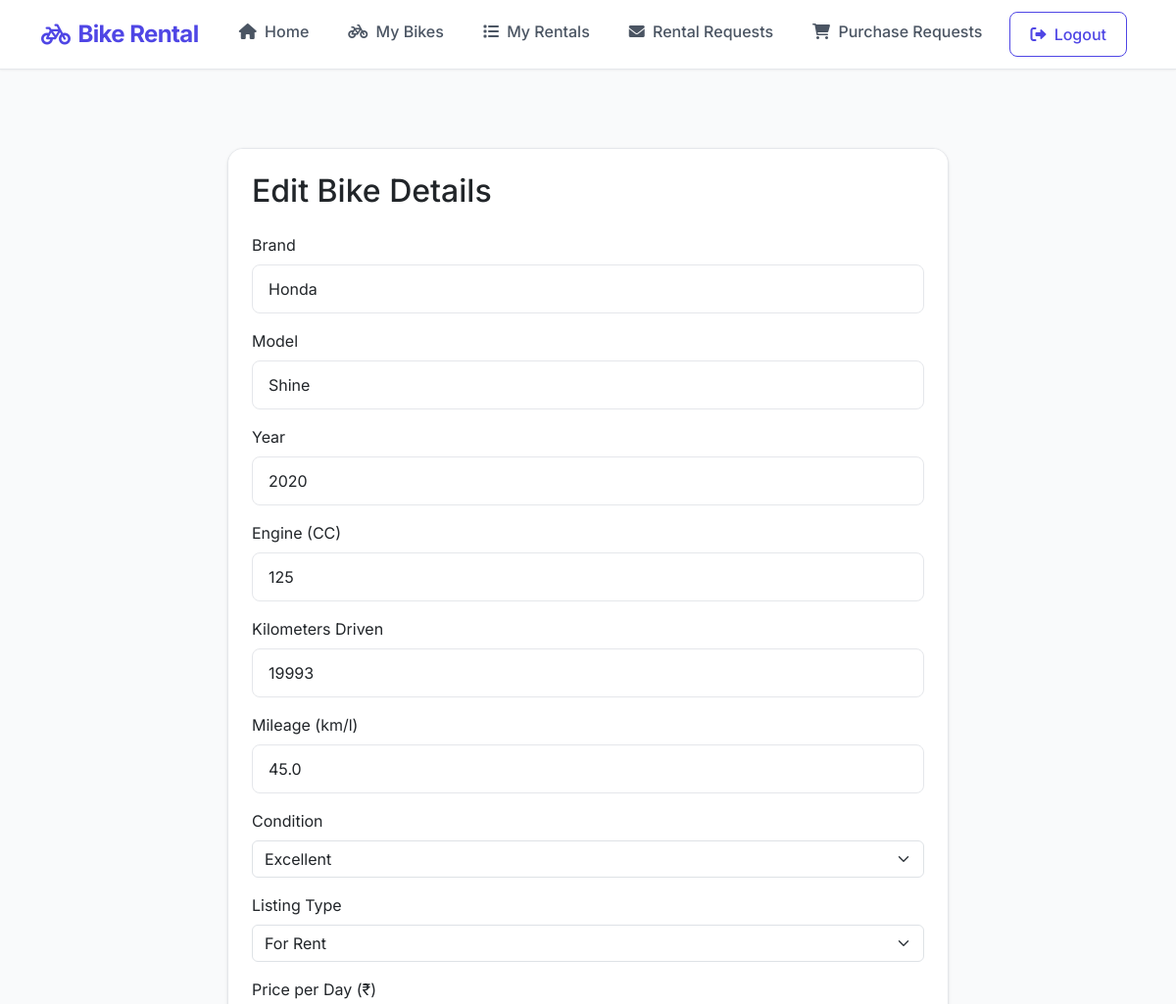
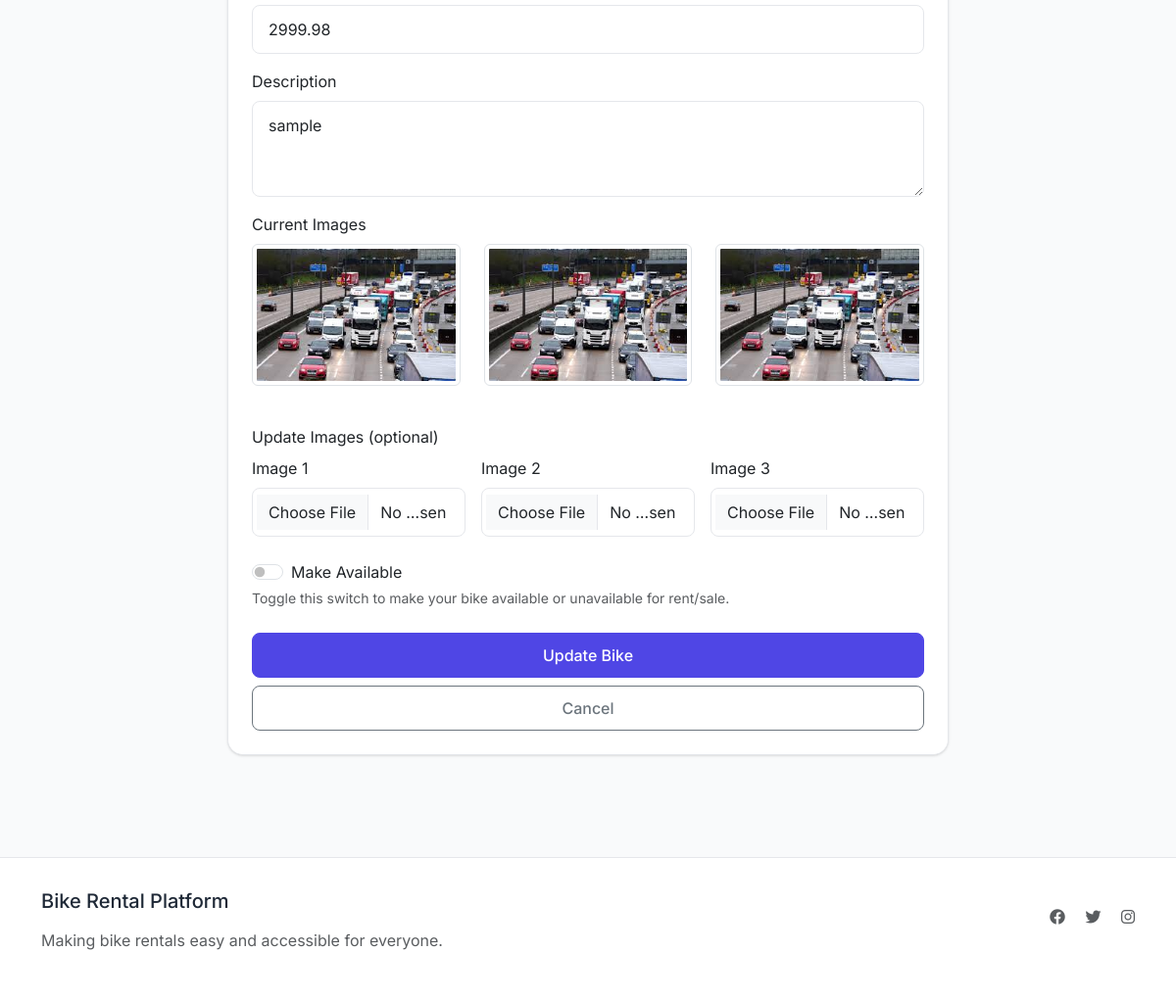
Page /bikes/3/edit (signed in) on the committed database (2 pictures, top to bottom).
### app.py (models this page shows)
class Bike(db.Model):
    id = db.Column(db.Integer, primary_key=True)
    created_at = db.Column(db.DateTime, default=datetime.utcnow)
    brand = db.Column(db.String(50), nullable=False)
    model = db.Column(db.String(100), nullable=False)
    year = db.Column(db.Integer, nullable=False)
    engine_cc = db.Column(db.Integer, nullable=False)
    km_driven = db.Column(db.Integer, nullable=False)
    mileage = db.Column(db.Float, nullable=False)
    condition = db.Column(db.String(50), nullable=False)
    description = db.Column(db.Text, nullable=False)
    owner_id = db.Column(db.Integer, db.ForeignKey('user.id'), nullable=False)
    is_available = db.Column(db.Boolean, default=True)
    listing_type = db.Column(db.String(10), nullable=False)  # 'rent' or 'sale'
    price_per_day = db.Column(db.Float, nullable=True)
    sale_price = db.Column(db.Float, nullable=True)
    image_url_1 = db.Column(db.String(200))
    image_url_2 = db.Column(db.String(200))
    image_url_3 = db.Column(db.String(200))
    rentals = db.relationship('Rental', backref='bike', lazy=True)
    rental_requests = db.relationship('RentalRequest', backref='bike', lazy=True)
    bike_purchases = db.relationship('Purchase', backref=db.backref('bike_details', lazy=True))

### app.py (the view, shortened to what this page needs)
@app.route('/bikes/<int:bike_id>/edit', methods=['GET', 'POST'])
@login_required
def edit_bike(bike_id):
    bike = Bike.query.get_or_404(bike_id)
    if bike.owner_id != session['user_id']:
        flash('You can only edit your own bikes.', 'danger')
        return redirect(url_for('my_bikes'))
    return render_template('edit_bike.html', bike=bike)

### app.py (called while the page is built)
def login_required(f):
    @wraps(f)
    def decorated_function(*args, **kwargs):
        if not session.get('user_id'):
            flash('Please login first')
            return redirect(url_for('login'))
        return f(*args, **kwargs)
    return decorated_function

@app.context_processor
def utility_processor():
    def get_pending_requests_count():
        if not session.get('user_id'):
            return 0
        return RentalRequest.query.join(Bike).filter(
            Bike.owner_id == session['user_id'],
            RentalRequest.status == 'pending'
        ).count()
    return dict(pending_requests_count=get_pending_requests_count())

### templates/edit_bike.html (shortened to what this page needs)
{% extends "base.html" %}
{% block content %}
<div class="container py-4">
    <div class="row justify-content-center">
        <div class="col-md-8">
            <div class="card">
                <div class="card-body">
                    <h2 class="card-title mb-4">Edit Bike Details</h2>
                    <form method="POST" enctype="multipart/form-data">
                        <div class="mb-3">
                            <label for="brand" class="form-label">Brand</label>
                            <input type="text" class="form-control" id="brand" name="brand" value="{{ bike.brand }}" required>
                        </div>
                        <div class="mb-3">
                            <label for="model" class="form-label">Model</label>
                            <input type="text" class="form-control" id="model" name="model" value="{{ bike.model }}" required>
                        </div>
                        <div class="mb-3">
                            <label for="year" class="form-label">Year</label>
                            <input type="number" class="form-control" id="year" name="year"
                                   value="{{ bike.year }}" min="1900" max="{{ current_year }}" required>
                        </div>
                        <div class="mb-3">
                            <label for="engine_cc" class="form-label">Engine (CC)</label>
                            <input type="number" class="form-control" id="engine_cc" name="engine_cc"
                                   value="{{ bike.engine_cc }}" min="50" required>
                        </div>
                        <div class="mb-3">
                            <label for="km_driven" class="form-label">Kilometers Driven</label>
                            <input type="number" class="form-control" id="km_driven" name="km_driven"
                                   value="{{ bike.km_driven }}" min="0" required>
                        </div>
                        <div class="mb-3">
                            <label for="mileage" class="form-label">Mileage (km/l)</label>
                            <input type="number" step="0.1" class="form-control" id="mileage" name="mileage"
                                   value="{{ bike.mileage }}" min="0" required>
                        </div>
                        <div class="mb-3">
                            <label for="condition" class="form-label">Condition</label>
                            <select class="form-select" id="condition" name="condition" required>
                                <option value="Excellent" {% if bike.condition == 'Excellent' %}selected{% endif %}>Excellent</option>
                            </select>
                        </div>
                        <div class="mb-3">
                            <label for="listing_type" class="form-label">Listing Type</label>
                            <select class="form-select" id="listing_type" name="listing_type" required>
                                <option value="rent" {% if bike.listing_type == 'rent' %}selected{% endif %}>For Rent</option>
                            </select>
                        </div>
                        <div class="mb-3" id="price_per_day_div" {% if bike.listing_type != 'rent' %}style="display: none;"{% endif %}>
                            <label for="price_per_day" class="form-label">Price per Day (₹)</label>
                            <input type="number" step="0.01" min="0" class="form-control" id="price_per_day" name="price_per_day"
                                   value="{{ '%.2f'|format(bike.price_per_day) if bike.price_per_day else '' }}">
                        </div>
                        <div class="mb-3">
                            <label for="description" class="form-label">Description</label>
                            <textarea class="form-control" id="description" name="description" rows="3" required>{{ bike.description }}</textarea>
                        </div>
                        <div class="mb-4">
                            <label class="form-label">Current Images</label>
                            <div class="row">
                                {% if bike.image_url_1 %}
                                <div class="col-md-4 mb-3">
                                    <img src="/static/{{ bike.image_url_1.replace('\\', '/') }}" class="img-thumbnail" alt="Bike image 1">
                                </div>
                                {% endif %}
                                {% if bike.image_url_2 %}
                                <div class="col-md-4 mb-3">
                                    <img src="/static/{{ bike.image_url_2.replace('\\', '/') }}" class="img-thumbnail" alt="Bike image 2">
                                </div>
                                {% endif %}
                                {% if bike.image_url_3 %}
                                <div class="col-md-4 mb-3">
                                    <img src="/static/{{ bike.image_url_3.replace('\\', '/') }}" class="img-thumbnail" alt="Bike image 3">
                                </div>
                                {% endif %}
                            </div>
                        </div>
                        <div class="mb-4">
                            <label class="form-label">Update Images (optional)</label>
                            <div class="row g-3">
                                <div class="col-md-4">
                                    <label for="image1" class="form-label">Image 1</label>
                                    <input type="file" class="form-control" id="image1" name="image1" accept="image/*">
                                </div>
                                <div class="col-md-4">
                                    <label for="image2" class="form-label">Image 2</label>
                                    <input type="file" class="form-control" id="image2" name="image2" accept="image/*">
                                </div>
                                <div class="col-md-4">
                                    <label for="image3" class="form-label">Image 3</label>
                                    <input type="file" class="form-control" id="image3" name="image3" accept="image/*">
                                </div>
                            </div>
                        </div>
                        <div class="mb-4">
                            <div class="form-check form-switch">
                                <input class="form-check-input" type="checkbox" role="switch" id="is_available"
                                       name="is_available" {% if bike.is_available %}checked{% endif %}>
                                <label class="form-check-label" for="is_available">Make Available</label>
                            </div>
                            <small class="text-muted">Toggle this switch to make your bike available or unavailable for rent/sale.</small>
                        </div>
                        <div class="d-grid gap-2">
                            <button type="submit" class="btn btn-primary">Update Bike</button>
                            <a href="{{ url_for('my_bikes') }}" class="btn btn-outline-secondary">Cancel</a>
                        </div>
                    </form>
                </div>
            </div>
        </div>
    </div>
</div>
{% endblock %}

### rows in the picture
Bike: brand "Honda", model "Shine", year "2020", engine_cc "125", km_driven "19993", mileage "45.0", condition "Excellent", listing_type "For Rent", price_per_day "2999.98", description "sample"
